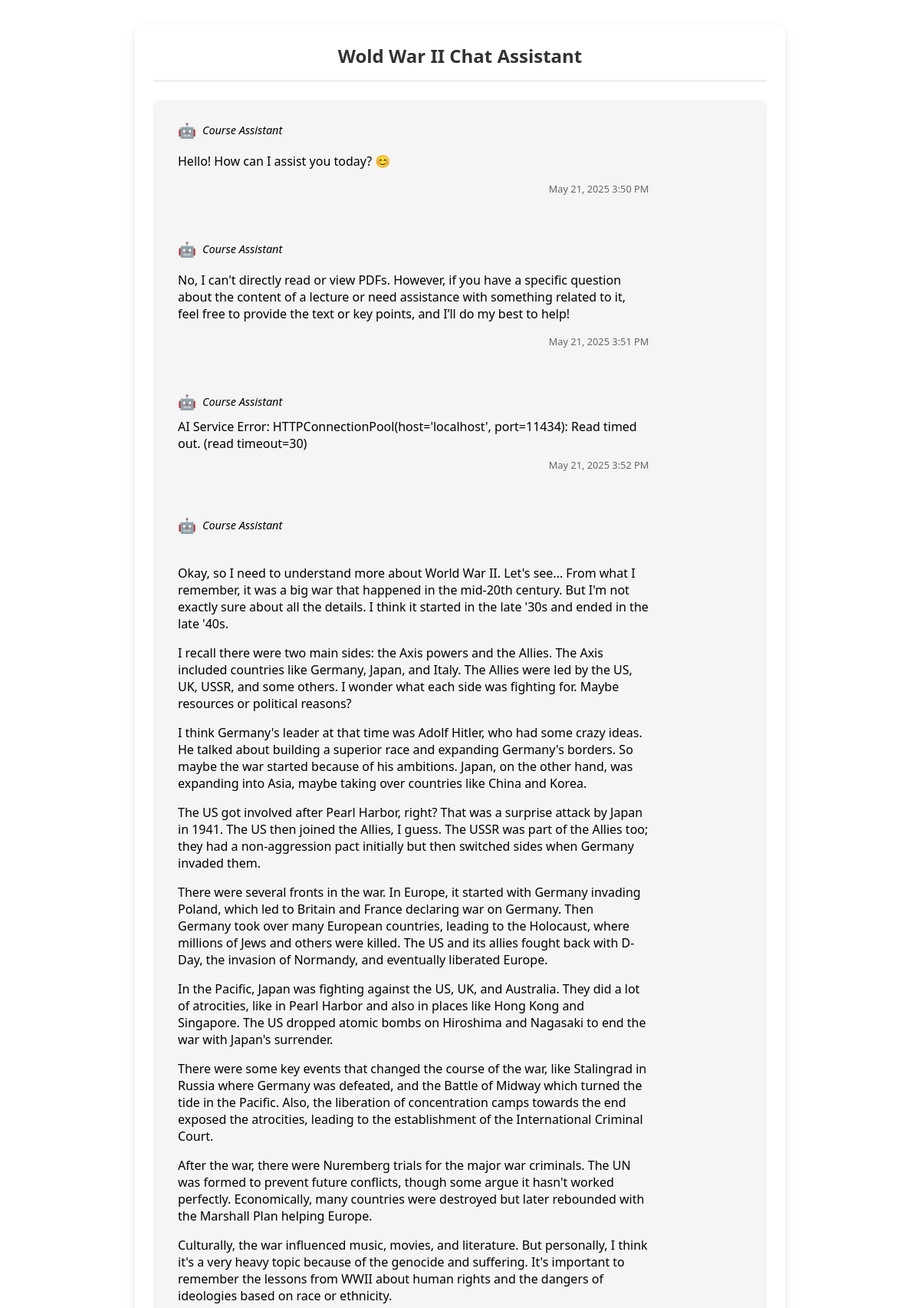
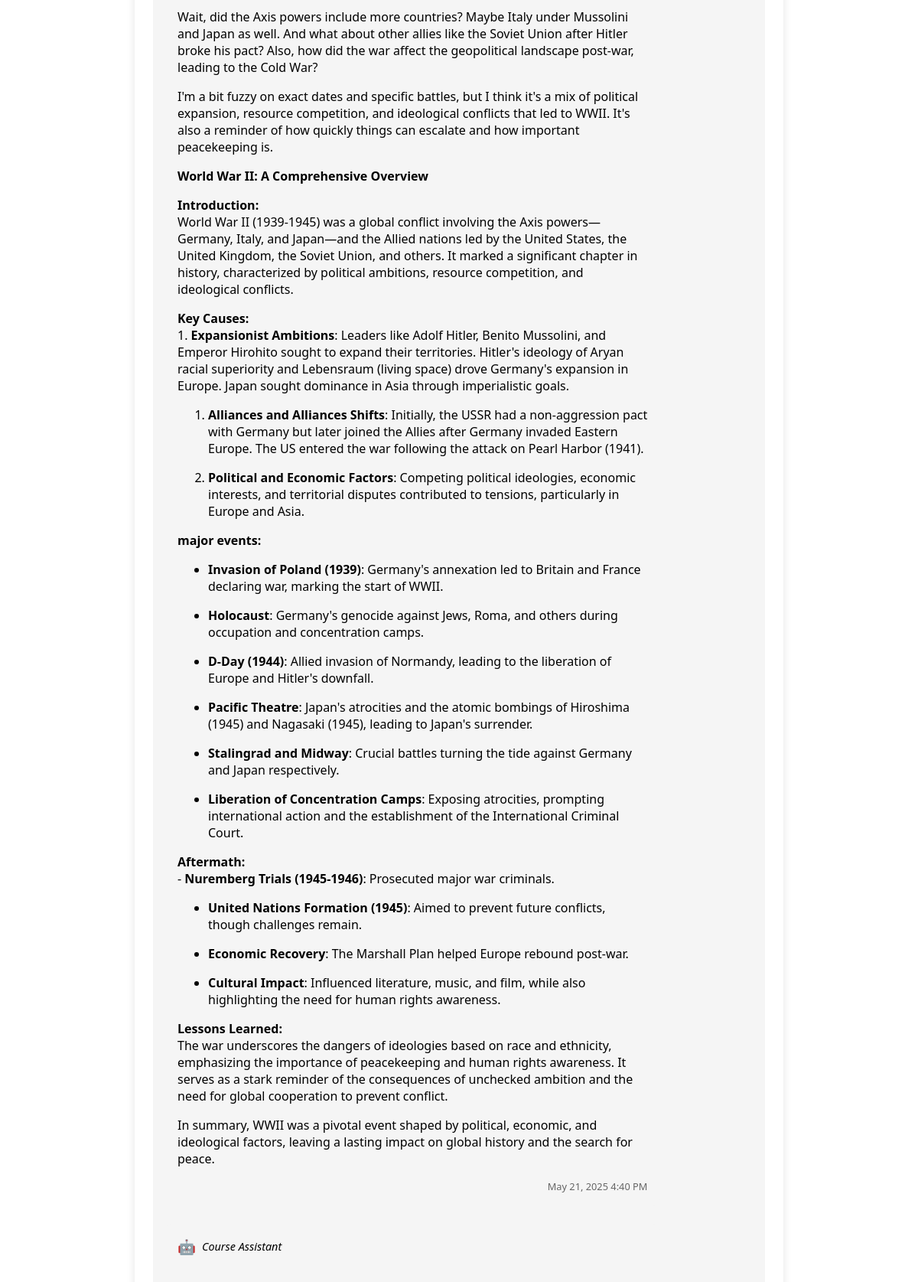
Screenshot of /chat/course/2/ (signed in, upper part) with the database file from the repository (2 pictures, top to bottom).
### core/models.py (models this page shows, shortened)
class Course(models.Model):
    title = models.CharField(max_length=200)
    code = models.CharField(max_length=20, unique=True)
    professor = models.ForeignKey(settings.AUTH_USER_MODEL, on_delete=models.CASCADE)
    created_at = models.DateTimeField(auto_now_add=True)

### chat/models.py (models this page shows, shortened)
class ChatMessage(models.Model):
    user = models.ForeignKey(settings.AUTH_USER_MODEL, on_delete=models.CASCADE)
    course = models.ForeignKey(Course, on_delete=models.CASCADE)
    message = models.TextField()
    response = models.TextField()
    timestamp = models.DateTimeField(auto_now_add=True)
    is_ai_response = models.BooleanField(default=False)

### chat/views.py (the view, shortened to what this page needs)
# urls.py: path('course/<int:course_id>/', CourseChatView.as_view(), name='course-chat'),
@method_decorator(login_required, name='dispatch')
@method_decorator(user_passes_test(lambda u: u.groups.filter(name='Students').exists()), name='dispatch')
class CourseChatView(CreateView, ListView):
    model = ChatMessage
    template_name = 'chat/chat_interface.html'
    form_class = ChatMessageForm
    context_object_name = 'messages'
    def get_queryset(self):
        course_id = self.kwargs['course_id']
        return ChatMessage.objects.filter(
            course_id=course_id,
            user=self.request.user
        ).order_by('timestamp')
    def get_context_data(self, **kwargs):
        context = super().get_context_data(**kwargs)
        context['course'] = Course.objects.get(id=self.kwargs['course_id'])
        return context

### chat/templates/chat/chat_interface.html (shortened to what this page needs)
<div class="chat-container">
    <header class="chat-header">
        <h2>{{ course.title }} Chat Assistant</h2>
    </header>
    <div class="chat-history" id="chat-history">
        {% for message in messages %}
            <div class="message {% if message.is_ai_response %}ai-message{% else %}user-message{% endif %}">
                <div class="message-content">
                    {% if not message.is_ai_response %}
                        <div class="message-header">
                            <span class="user-avatar">👤</span>
                            <strong>You</strong>
                        </div>
                        <div class="user-text">
                            {{ message.message|linebreaksbr }}
                        </div>
                    {% else %}
                        <div class="message-header">
                            <span class="ai-avatar">🤖</span>
                            <em>Course Assistant</em>
                        </div>
                        <div class="markdown-content">
                            {{ message.response|safe }}
                        </div>
                    {% endif %}
                </div>
                <div class="message-footer">
                    <small>{{ message.timestamp|date:"M j, Y g:i A" }}</small>
                </div>
            </div>
        {% empty %}
            <div class="empty-state">
                <p>No messages yet. Ask your first question!</p>
            </div>
        {% endfor %}
    </div>
</div>

### chat/templates/chat/chat_interface.html (style rules this page uses)
.chat-container { max-width: 800px; margin: 2rem auto; padding: 1.5rem; border-radius: 12px; background: var(--background, #ffffff); box-shadow: 0 4px 12px rgba(0, 0, 0, 0.1); font-family: 'Segoe UI', Roboto, -apple-system, sans-serif; display: flex; flex-direction: column; height: 90vh; }
.chat-header { text-align: center; margin-bottom: 1.5rem; padding-bottom: 1rem; border-bottom: 1px solid var(--border-color); }
.chat-header h2 { color: var(--text-color); margin: 0; font-size: 1.5rem; }
.chat-history { flex: 1; overflow-y: auto; padding: 1rem; margin-bottom: 1.5rem; background: var(--ai-bubble); border-radius: 8px; scrollbar-width: thin; scrollbar-color: var(--border-color) var(--ai-bubble); }
.message { margin-bottom: 1.5rem; padding: 1rem; border-radius: 8px; animation: fadeIn 0.3s ease-out; max-width: 80%; }
.ai-message { background: var(--ai-bubble); margin-right: auto; border-bottom-left-radius: 0; }
.message-header { display: flex; align-items: center; margin-bottom: 0.5rem; font-size: 0.9rem; }
.user-avatar, .ai-avatar { margin-right: 0.5rem; font-size: 1.2rem; }
.message-content { word-wrap: break-word; }
.message-footer { text-align: right; margin-top: 0.5rem; }
.message-footer small { color: var(--secondary-text); font-size: 0.8rem; }

### rows the page displays
Course: title "Wold War II"
ChatMessage: response "Hello! How can I assist you today? 😊", timestamp "May 21, 2025 3:50 PM"
ChatMessage: response "No, I can't directly read or view PDFs. However, if you have a specific question about the content of a lecture or need assistance with something related to it, feel free to provide the text or key points, and I’ll do my best to help!", timestamp "May 21, 2025 3:51 PM"
ChatMessage: response "AI Service Error: HTTPConnectionPool(host='localhost', port=11434): Read timed out. (read timeout=30)", timestamp "May 21, 2025 3:52 PM"
ChatMessage: response "Okay, so I need to understand more about World War II. Let's see... From what I remember, it was a big war that happened in the mid-20th century. But I'm not exactly sure about all the details. I think it started in the late '30s and ended in the late '40s. I recall there were two main sides: the Axis powers and the Allies. The Axis included countries like Germany, Japan, and Italy. The Allies were led by the US, UK, USSR, and some others. I wonder what each side was fighting for. Maybe resources or political reasons? I think Germany's leader at that time was Adolf Hitler, who had some crazy ideas. He talked about building a superior race and expanding Germany's borders. So maybe the war…", timestamp "May 21, 2025 4:40 PM"
